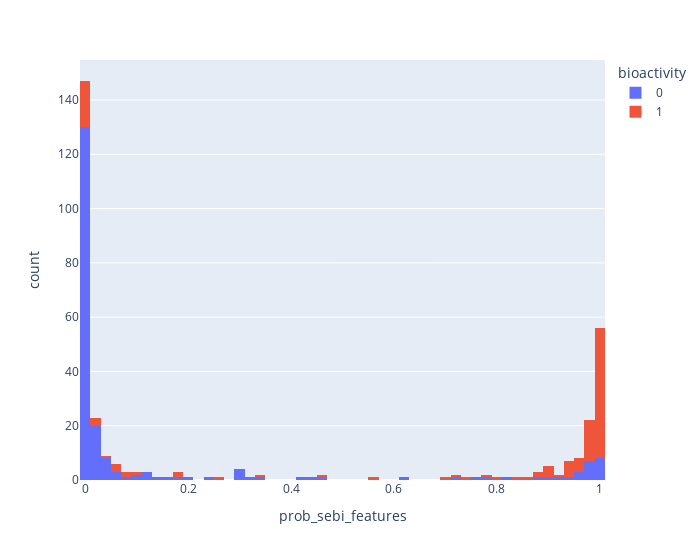

Here is the notebook cell this chart was saved with:
### Code cell
import plotly.express as px

px.histogram(comparacion,"prob_sebi_features",color="bioactivity",nbins=50,width=700)

### Figure 1 — Plotly figure (JSON) as saved in the notebook; plotly's stock layout.template omitted (floating-point values rounded to 4 significant figures; data arrays with more than 128 entries replaced by an {"elided": "..."} marker saying what was removed)
{"data": [{"alignmentgroup": "True", "bingroup": "x", "hovertemplate": "bioactivity=0<br>prob_sebi_features=%{x}<br>count=%{y}<extra></extra>", "legendgroup": "0", "marker": {"color": "#636efa", "pattern": {"shape": ""}}, "name": "0", "nbinsx": 50, "offsetgroup": "0", "orientation": "v", "showlegend": true, "type": "histogram", "x": {"elided": "208 float values"}, "xaxis": "x", "yaxis": "y"}, {"alignmentgroup": "True", "bingroup": "x", "hovertemplate": "bioactivity=1<br>prob_sebi_features=%{x}<br>count=%{y}<extra></extra>", "legendgroup": "1", "marker": {"color": "#EF553B", "pattern": {"shape": ""}}, "name": "1", "nbinsx": 50, "offsetgroup": "1", "orientation": "v", "showlegend": true, "type": "histogram", "x": [0.8388, 0.907, 0.9715, 0.9929, 0.9974, 1.0, 0.9872, 0.8568, 0.874, 0.9868, 0.9949, 0.9428, 0.9935, 0.9998, 0.9828, 0.9995, 0.9985, 0.9979, 0.9484, 0.9821, 5.747e-07, 0.5662, 0.9958, 0.9811, 0.9956, 0.343, 0.9987, 0.9929, 0.9984, 0.9992, 0.02415, 0.0001176, 0.7054, 0.001778, 0.0006739, 0.9994, 0.9821, 0.9304, 0.9448, 0.9977, 0.9988, 0.9932, 0.97, 0.9986, 0.004245, 0.007703, 0.9604, 0.9955, 0.9843, 0.9992, 0.7287, 0.0882, 0.05621, 0.9798, 0.9944, 0.7321, 1.0, 0.05779, 0.9083, 0.8936, 0.04467, 0.1834, 0.06447, 0.9245, 0.9999, 0.9972, 0.9984, 0.987, 1.931e-05, 0.9931, 0.9999, 0.9964, 0.9995, 0.9984, 0.7717, 0.9974, 0.8973, 0.08959, 0.001159, 0.2528, 0.9802, 0.01472, 0.1887, 0.9823, 0.002936, 0.9623, 0.00266, 0.9975, 0.9627, 0.9994, 0.4586, 0.997, 0.9979, 0.984, 0.9807, 0.9401, 0.002152, 0.105, 0.0003653, 0.9996, 0.9819, 0.8853, 0.9981, 0.9978, 0.9925, 0.9996, 0.9955, 0.9597, 0.8089, 0.002377, 0.9936, 0.001233, 0.001324, 0.01134, 0.9999, 0.9999, 0.9493, 0.0006484, 9.034e-05, 0.9931, 0.9995], "xaxis": "x", "yaxis": "y"}], "layout": {"barmode": "relative", "legend": {"title": {"text": "bioactivity"}, "tracegroupgap": 0}, "margin": {"t": 60}, "width": 700, "xaxis": {"anchor": "y", "domain": [0, 1], "title": {"text": "prob_sebi_features"}}, "yaxis": {"anchor": "x", "domain": [0, 1], "title": {"text": "count"}}}}
